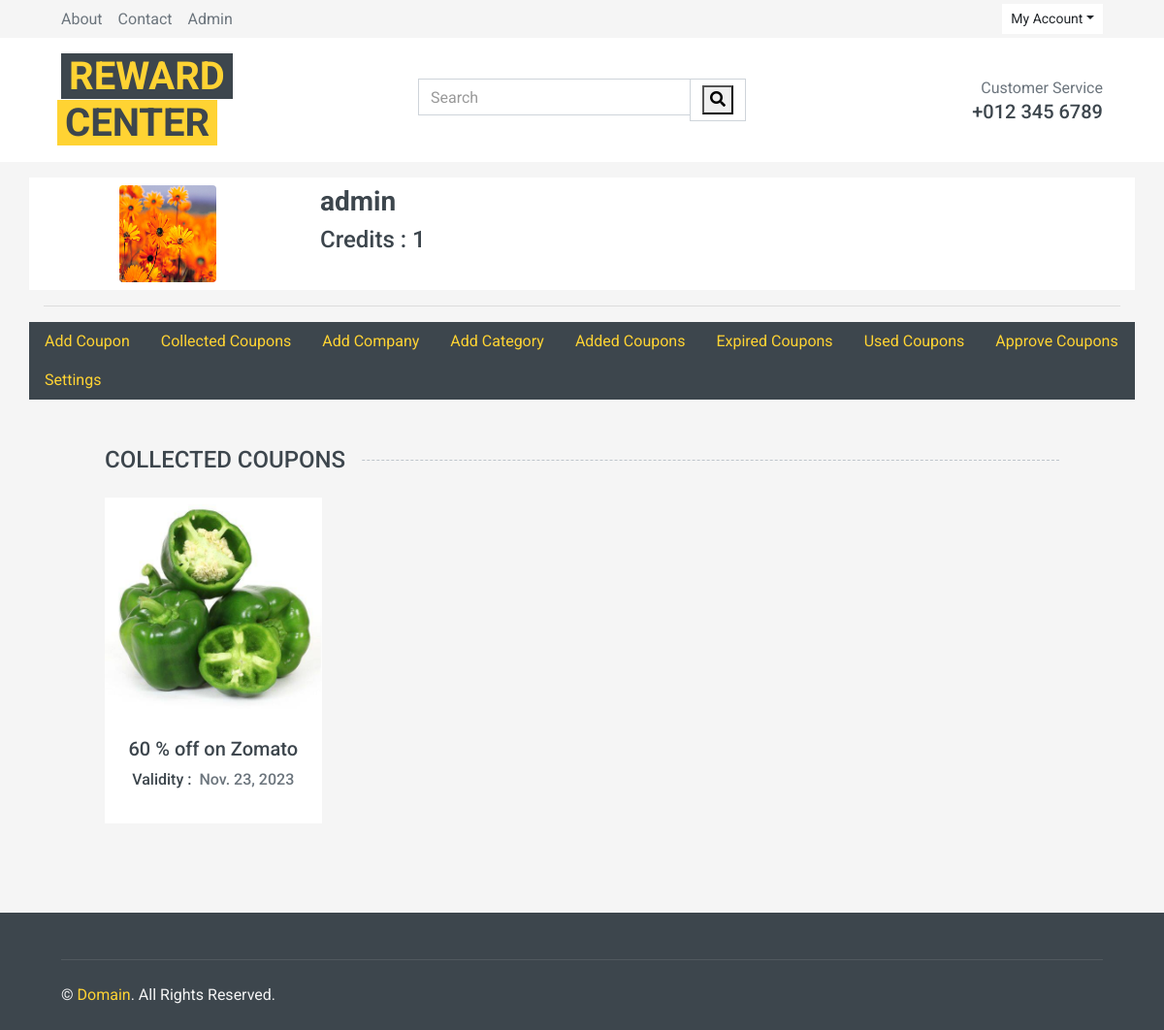
Screenshot of /collect/16/ (signed in) with the database file from the repository.
### myapp/models.py (models this page shows)
class UserProfile(models.Model):
  user = models.OneToOneField(User, on_delete=models.CASCADE)
  credits = models.IntegerField(default=5)
  dp = models.ImageField(upload_to='user_dp/', null=True, blank=True)

class Coupon(models.Model):
  title = models.CharField(max_length=500)
  description = models.TextField()
  code = models.CharField(max_length=100)
  category = models.ForeignKey(Category, on_delete=models.CASCADE, related_name="category_coupon")
  company = models.ForeignKey(Company, on_delete=models.CASCADE)
  added_by = models.ForeignKey(User, on_delete=models.CASCADE, related_name='add', default="")
  collected_by = models.ForeignKey(User, on_delete=models.CASCADE, related_name="collect", null=True, blank=True)
  validity = models.DateField()
  used = models.BooleanField(default=False)
  approved = models.BooleanField(default=False)
  image = models.ImageField(upload_to='coupon_image/', null=True)

### myapp/views.py (the view)
# urls.py: path('collect/<int:pk>/', views.CollectCoupon.as_view(), name="collect"),
@method_decorator(login_required, name='dispatch')
class CollectCoupon(View):
  def get(self, request, pk):
    user = UserProfile.objects.get(user=request.user)
    if user.credits > 0:
      cp = Coupon.objects.filter(id=pk)
      cp.update(collected_by=request.user)
      profiledetail = UserProfile.objects.filter(user_id=request.user.id)
      profiledetail.update(credits=F('credits') - 1)
      data = dict(cp=cp, profiledetail=profiledetail)
      return render(request, 'myapp/profile.html', data)
    else:
      messages.warning(request, "Your credits score is Zero, add some coupons to get score")
      return redirect("add-coupon")

### myapp/templates/myapp/profile.html (shortened to what this page needs)
{% extends 'myapp/base.html' %}
{% load static %}
{% block profileheader %}
{% include 'myapp/profile-mid-portion.html' %}
{% endblock profileheader %}
{% block content %}
  <div class="container pt-5 pb-3">
    <h4 class="section-title position-relative text-uppercase mx-xl-5 mb-4"><span class="bg-secondary pr-3">Collected Coupons</span></h4>
    <div class="row px-xl-5">
        {% if cp %}
                {% for c in cp %}
                <div class="col-lg-3 col-md-4 col-sm-6 pb-1">
                    <div class="product-item bg-light mb-4">
                        <div class="product-img position-relative overflow-hidden">
                            <img class="img-fluid w-100" src="{{c.image.url}}" alt="">
                        </div>
                        <div class="text-center py-4">
                            <a class="h5 text-decoration-none text-truncate" href="{% url 'full-detail' c.id %}">{{c.title}}</a>
                            <div class="d-flex align-items-center justify-content-center mt-2">
                                <h6>Validity : </h6><h6 class="text-muted ml-2">{{c.validity}}</h6>
                            </div>
                        </div>
                    </div>
                </div>
                {% endfor %}
                {% endif %}
    </div>
</div>
</div>
{% endblock content %}

### myapp/templates/myapp/profile-mid-portion.html
{% load static %}
<div class="container">
  <div class="row my-3 bg-light">
    <div class="col-3 py-2 align-self-start">
      {% for pd in profiledetail %}
      {% if pd.dp %}
      <img src="{{pd.dp.url}}" alt="Profile Picture" class="rounded mx-auto d-block" style="border-radius: 40%;" width="100px" height="100px">
      {% else %}
      <img src="{% static 'myapp/images/user.jpg' %}" alt="Profile Picture" class="mx-auto d-block" style="border-radius: 50%;" width="100px" height="100px">
      {% endif %}
    </div>
    <div class="col-3 py-2">
      <h3>{{request.user}} {{request.user.profile}}</h3>
      <h4>Credits : {{pd.credits}}</h4>
      {% endfor %}
    </div>
  </div>
  <hr>
  <div class="row bg-dark">
    <a href="{% url 'add-coupon' %}" class="nav-item nav-link">Add Coupon</a>
    <a href="{% url 'profile' %}" class="nav-item nav-link">Collected Coupons</a>
    <a href="{% url 'add-company' %}" class="nav-item nav-link">Add Company</a>
    <a href="{% url 'add-category' %}" class="nav-item nav-link">Add Category</a>
    <a href="{% url 'added-coupons' %}" class="nav-item nav-link">Added Coupons</a>
    <a href="{% url 'expired-coupons' %}" class="nav-item nav-link">Expired Coupons</a>
    <a href="{% url 'used-coupons' %}" class="nav-item nav-link">Used Coupons</a>
    {% if user.is_superuser %}
    <a href="{% url 'approve-coupons' %}" class="nav-item nav-link">Approve Coupons</a>
    {% else %}
    <a href="{% url 'coupon-status' %}" class="nav-item nav-link">Coupon Status</a>
    {% endif %}
    <a href="{% url 'profile-update' %}" class="nav-item nav-link">Settings</a>
  </div>

### rows the page displays
UserProfile: dp (picture), credits "1"
Coupon: image (picture), title "60 % off on Zomato", validity "Nov. 23, 2023"

### other values shown
{{ request.user }} "admin"
